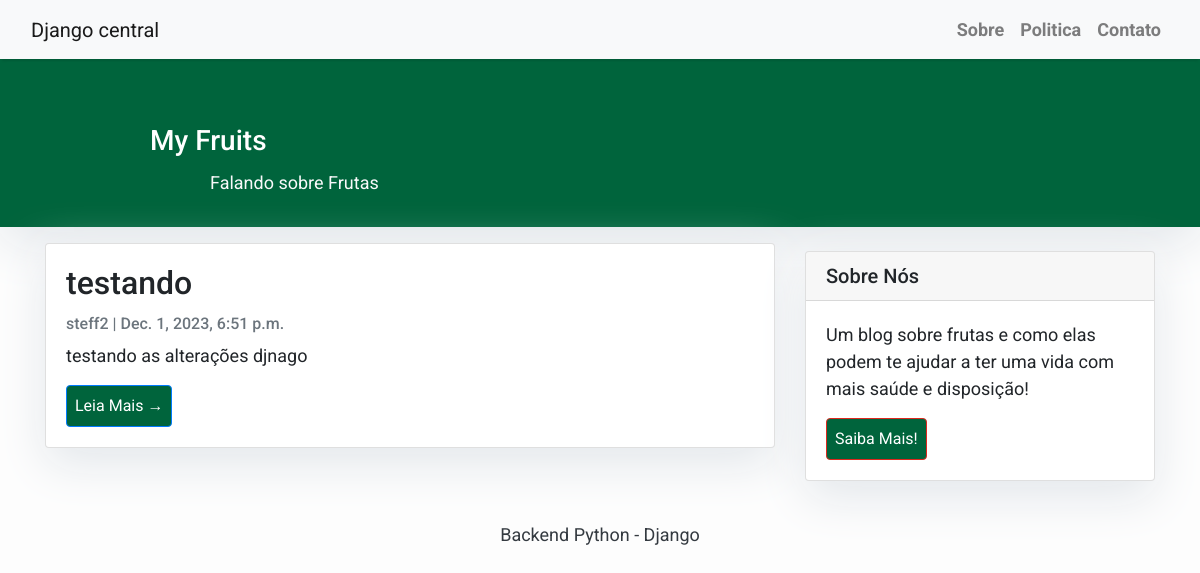
The app's page /home, older data.
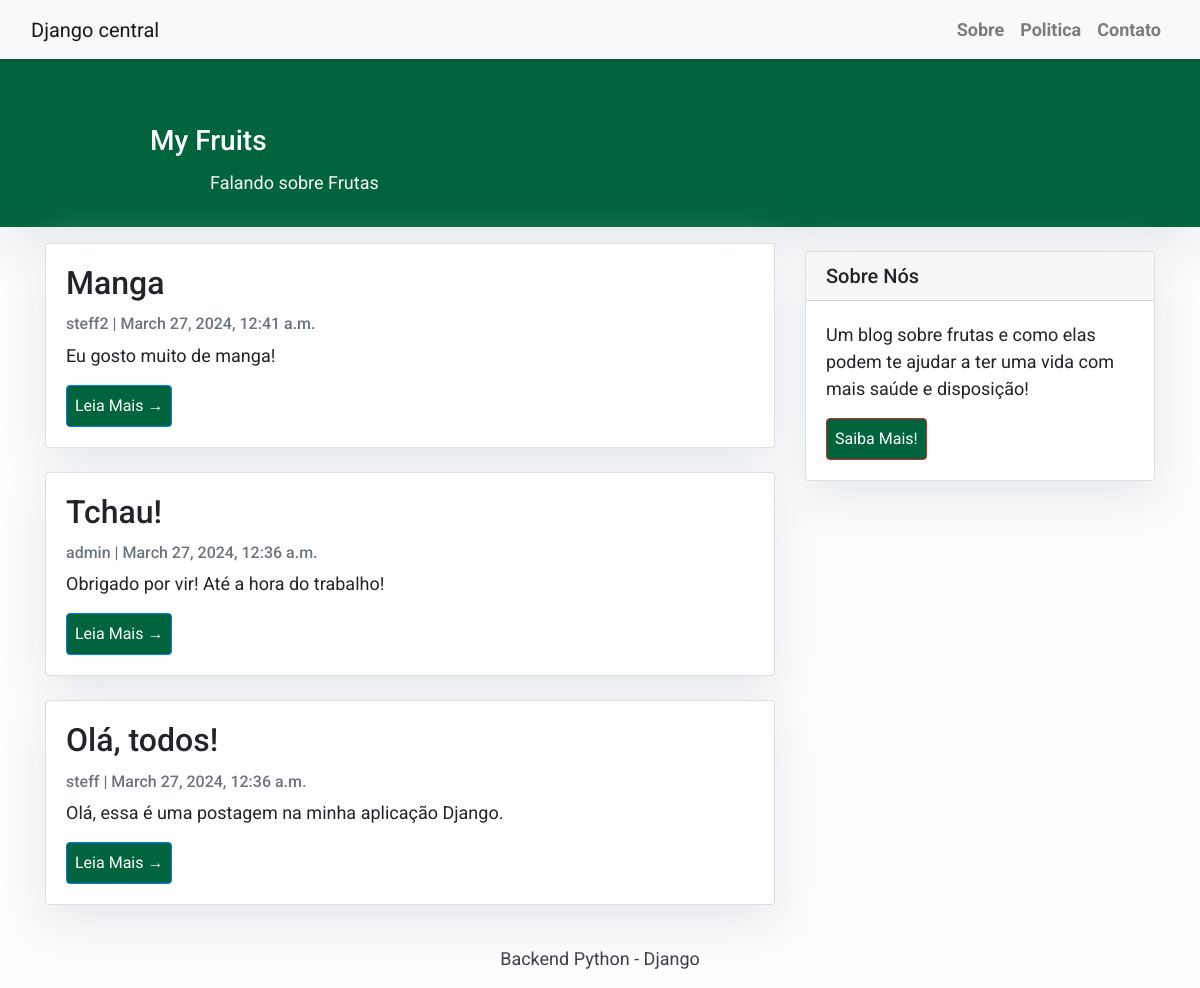
The same page, newer data.
### blog/models/post.py (models this page shows, shortened)
class Post(models.Model):
    title = models.CharField(max_length=200, unique=True)
    slug = models.CharField(max_length=200, unique=True)
    author = models.ForeignKey(User, on_delete=models.CASCADE, related_name='blog_posts')
    updated_on = models.DateTimeField(auto_now=True)
    content = models.TextField()
    created_on = models.DateTimeField(auto_now_add=True)
    status = models.IntegerField(choices=STATUS, default=0)
    class Meta:
        ordering = ['-created_on']

### blog/views/post_view.py (the view)
# urls.py: path("", views.PostView.as_view(), name="home"),
class PostView(generic.ListView):
    queryset = Post.objects.filter(status=1).order_by('-created_on')
    template_name = "index.html"

### templates/index.html (shortened to what this page needs)
{% extends "base.html" %}
{% block content %}
<header class="masthead">
    <div class="container">
        <div class="row">
            <div class=" col-md-8 col-md-10 mx-auto">
                <div class="site-heading d-flex align-items-center">
                    <h3 style="padding-left: 10px;" class=" site-heading my-1 mt-5 text-white"> My Fruits </h3>
                </div>
                <p style="padding-left: 70px;" class="text-light">Falando sobre Frutas &nbsp</p>
            </div>
        </div>
    </div>
</header>
<div class="container">
    <div class="row">
        <div class="col-md-8 mt-3 left">
            {% for post in post_list %}
            <div class="card mb-4">
                <div class="card-body">
                    <h2 class="card-title">{{ post.title }}</h2>
                    <p class="card-text text-muted h6">{{ post.author }} | {{ post.created_on}} </p>
                    <p class="card-text">{{post.content|slice:":200" }}</p>
                    <a href="{% url 'post_detail' post.slug  %}" class="btn btn-primary">Leia Mais &rarr;</a>
                </div>
            </div>
            {% endfor %}
        </div>
        {% block sidebar %} {% include 'sidebar.html' %} {% endblock sidebar %}
    </div>
</div>
{%endblock%}

Row changes from the older to the newer data that the page shows:
removed Post: title "testando", author "steff2", created_on "Dec. 1, 2023, 6:51 p.m.", content "testando as alterações djnago"
added Post: title "Manga", author "steff2", created_on "March 27, 2024, 12:41 a.m.", content "Eu gosto muito de manga!"
added Post: title "Tchau!", author "admin", created_on "March 27, 2024, 12:36 a.m.", content "Obrigado por vir! Até a hora do trabalho!"
added Post: title "Olá, todos!", author "steff", created_on "March 27, 2024, 12:36 a.m.", content "Olá, essa é uma postagem na minha aplicação Django."
